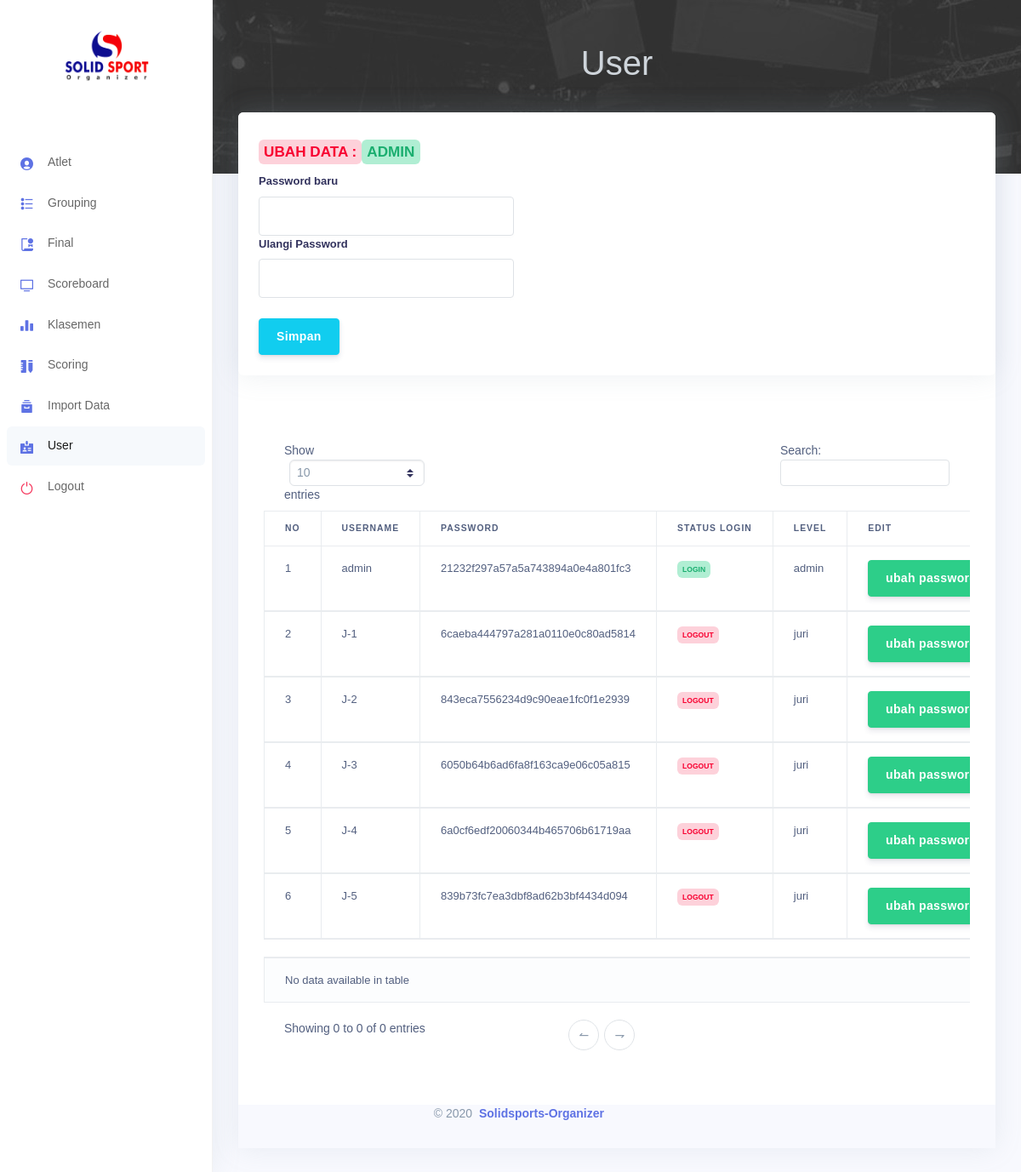
Page /modul/user/index.php?idUser=1 (signed in) on the committed database.
### tables this page shows
CREATE TABLE `user` (
  `idUser` int(11) NOT NULL,
  `username` varchar(50) NOT NULL,
  `password` varchar(255) NOT NULL,
  `statusLogin` int(1) NOT NULL,
  `level` int(1) NOT NULL
);

### modul/user/index.php (the view, shortened to what this page needs)
<?php
if (!isset($_SESSION['username'])) {
    header("location:../login");
} else {
    include "../../config/templates/header.php";
    include "../../config/templates/sidebar.php";
    include "../../config/templates/mainContent.php";
    include "../../config/database/koneksi.php";
    if(isset ($_GET['idUser'])){
      $idUser = $_GET['idUser'];
      $sqlUser = mysqli_query($conn, "SELECT * FROM `user` WHERE `idUser` = '$idUser' ");
      if(mysqli_num_rows($sqlUser)>0){
        $row = mysqli_fetch_object($sqlUser);
        echo '
        <div class="card">
          <div class="card-body">
            <form action="tambahUser.php" method="post">
            <h1><span class="badge badge-danger">UBAH DATA : </span><span class="badge badge-success">'.$row -> username.'</span></h1>
            <input type="hidden" name="idUser" value='.$row -> idUser.'>
            <h5>Password baru</h5>
            <input style="width:300px;" type="password"  name="password1" class="form-control">
            <h5>Ulangi Password</h5>
            <input type="password" style="width:300px;"  name="password2" class="form-control" required>
            <br/><button type="submit" class="btn btn-info">Simpan</button>
            </form>
          </div>
        </div>';
      }
    }
?>
        <div class="container-fluid mt-5 mb-5 border-0">
        <table id="example" class="table table-striped table-bordered" style="width:100%">
        <thead>
                <tr>
                    <th>No</th>
                    <th>Username</th>
                    <th>Password</th>
                    <th>Status Login</th>
                    <th>Level</th>
                    <th>Edit</th>
                </tr>
                <?php
                $sqlUser = mysqli_query($conn, "SELECT * FROM `user` ");
                while($row = mysqli_fetch_object($sqlUser)){?>
                <tr>
                    <td>
                    <?= $row -> idUser ?>
                    </td>
                    <td>
                    <?= $row -> username ?>
                    </td>
                    <td>
                    <?= $row -> password ?>
                    </td><td>
                    <?php if($row -> statusLogin == 0 ) {echo '<span class="badge badge-danger">logout</span>';} else { echo '<span class="badge badge-success">login</span>'; } ?>
                    </td><td>
                    <?php if($row -> level == 1 ) {echo 'admin';} else { echo 'juri'; } ?>
                    </td>
                    <td>
                    <a href="?idUser=<?= $row -> idUser ?>" class="btn btn-success">ubah password</a>
                    </td>
                </tr>
                <?php
                }
                ?>
            </thead>
        </table>
        </div>
    <?php
    include "../../config/templates/footer.php";
    ?>
    </body>
    </html>
    <?php }
    ?>

### rows in the picture
user: username "ADMIN", idUser "1", username "admin", password "21232f297a57a5a743894a0e4a801fc3", statusLogin "LOGIN", level "admin"
user: idUser "2", username "J-1", password "6caeba444797a281a0110e0c80ad5814", statusLogin "LOGOUT", level "juri"
user: idUser "3", username "J-2", password "843eca7556234d9c90eae1fc0f1e2939", statusLogin "LOGOUT", level "juri"
user: idUser "4", username "J-3", password "6050b64b6ad6fa8f163ca9e06c05a815", statusLogin "LOGOUT", level "juri"
user: idUser "5", username "J-4", password "6a0cf6edf20060344b465706b61719aa", statusLogin "LOGOUT", level "juri"
user: idUser "6", username "J-5", password "839b73fc7ea3dbf8ad62b3bf4434d094", statusLogin "LOGOUT", level "juri"

### other values in the picture
$mod "User"
